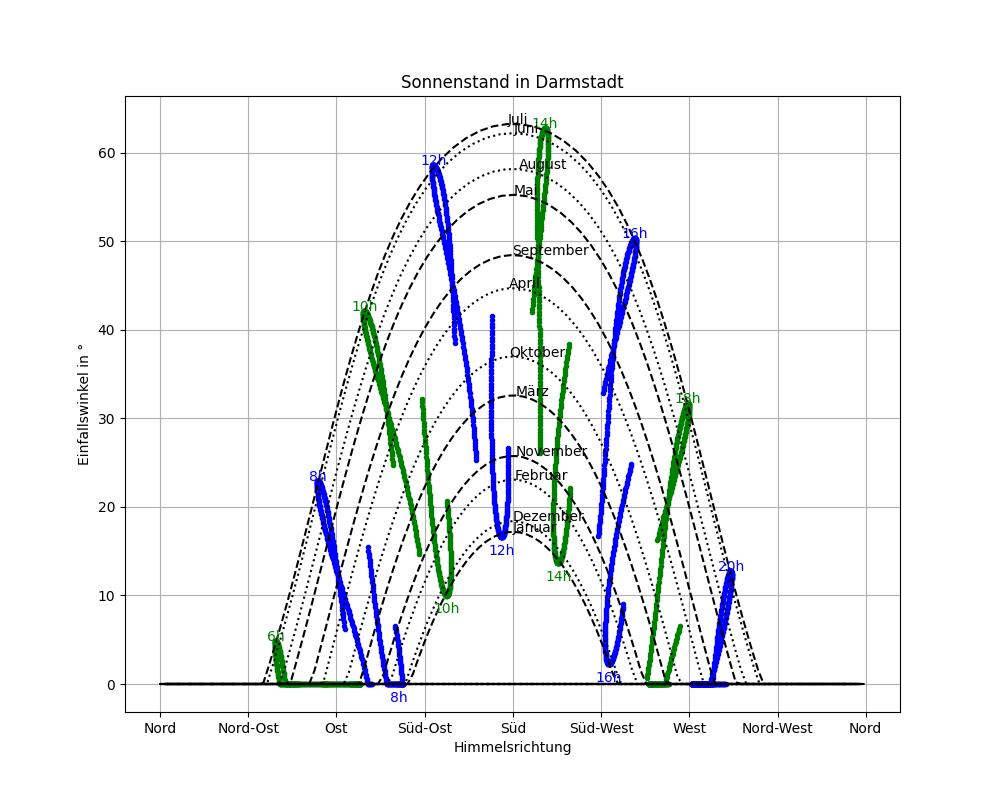

Reproduce this figure in Python.
# calculate and plot azimuth and elevationa angle of sun for specific location
# plot sun analemmas and monthly traces

import matplotlib.pyplot as plt
import DateTime
import numpy as np
import pandas as pd

# define Darmstadt as location
latitude = 49.827304
longitude = 8.645111

startday = DateTime.DateTime(2023, 1, 1, 0, 0, 0)


def calc_azimuth_and_elevation_of_sun(t, latitude, longitude):
    """ function to calculate the azimuth and elevation of the sun depending of the Date anf location"""
    # based on the solar energy book of Klaus Jäger et al.
    refday = DateTime.DateTime(2000, 1, 1, 13, 0, 0)  # not noon but 13h due to different time zone
    Tag_Zeitumstellung = DateTime.DateTime(2023, 3, 26, 0, 0, 0)
    Tag_Zeitumstellung2 = DateTime.DateTime(2023, 10, 29, 0, 0, 0)

    # comment in/out to consider time shift in germany
    if t > Tag_Zeitumstellung and t < Tag_Zeitumstellung2:
        t = t - 1 / 24

    D = t - refday  # julian date

    # mean longitude of the sun accrodung to 16.3 on p228
    q = 280.459 + 0.98564736 * D
    q = q - int(q / 360) * 360  # normalize to [0,360°]

    # mean anomaly of the sun accordung to 16.4 on p228
    g = 357.529 + 0.98560028 * D
    g = g - int(g / 360) * 360  # normalize to [0,360°]

    # ecliptic longitude of the sun according to 16.5 on p 228
    lamda_s = q + 1.915 * np.sin(g / 180 * np.pi) + 0.02 * np.sin(2 * g / 180 * np.pi)

    # axial tilt e of the Earth frim 16.8
    epsilon = 23.429 - 0.00000036 * D

    # Greenweich meridian standard time
    GMST = 18.697374558 + 24.06570982441908 * D + 0.000026 * (D / 36525) ** 2
    GMST = GMST - int(GMST / 24) * 24  # normalize to [0,24]

    theta_L = GMST * 15 + longitude
    theta_L = theta_L - int(theta_L / 360) * 360  # normalize to [0,360°]

    v_S = - np.sin(theta_L / 180 * np.pi) * np.cos(lamda_s / 180 * np.pi) + np.cos(theta_L / 180 * np.pi) * \
          np.cos(epsilon / 180 * np.pi) * np.sin(lamda_s / 180 * np.pi)
    Epsilon_S = - np.sin(latitude / 180 * np.pi) * np.cos(theta_L / 180 * np.pi) * np.cos(lamda_s / 180 * \
                                                                                          np.pi) - (
                            np.sin(latitude / 180 * np.pi) * np.sin(theta_L / 180 * np.pi) * np.cos(epsilon / 180 * \
                                                                                                    np.pi) - np.cos(
                        latitude / 180 * np.pi) * np.sin(epsilon / 180 * np.pi)) * np.sin(lamda_s / 180 * \
                                                                                          np.pi)
    Zeta_S = np.cos(latitude / 180 * np.pi) * np.cos(theta_L / 180 * np.pi) * \
             np.cos(lamda_s / 180 * np.pi) + (np.cos(latitude / 180 * np.pi) * np.sin(theta_L / 180 * np.pi) * \
                                              np.cos(epsilon / 180 * np.pi) + np.sin(latitude / 180 * np.pi) * np.sin(
                epsilon / 180 * np.pi)) * \
             np.sin(lamda_s / 180 * np.pi)

    tan_AS = v_S / Epsilon_S
    sin_aS = Zeta_S

    # based on the solar energy book of Klaus Jäger et al.
    if Epsilon_S > 0 and v_S > 0:
        azimuth_sun = np.arctan(tan_AS) / np.pi * 180
    elif Epsilon_S > 0 and v_S < 0:
        azimuth_sun = np.arctan(tan_AS) / np.pi * 180 + 360
    else:
        azimuth_sun = np.arctan(tan_AS) / np.pi * 180 + 180
    elevation_sun = max(np.arcsin(sin_aS) / np.pi * 180, 0)

    return azimuth_sun, elevation_sun

# === plot sunpath at location
plt.figure(figsize=(10, 8))
plot_colors = "bg" * 12  # "bgrcmy" * 6
color_ind = -1

# === sun Analemmas for each hour over the year ============
for ii in range(24):
    if ii % 2 == 1:
        continue  # plot only for every other hour
    color_ind += 1
    t = np.arange(startday + ii / 24, startday + 365 + ii / 24, 1)
    results = map(calc_azimuth_and_elevation_of_sun, t, [latitude] * len(t), [longitude] * len(t))
    azimuth_sun, elevation_sun = zip(*results)
    if max(elevation_sun) <= 0:
        continue
    plt.plot(azimuth_sun, elevation_sun, '.', color=plot_colors[color_ind])
    plt.text(azimuth_sun[elevation_sun.index(max(elevation_sun))], max(elevation_sun), \
             str(ii) + "h", color=plot_colors[color_ind], ha="center")
    if ii > 7 and ii < 17:
        plt.text(azimuth_sun[elevation_sun.index(min(elevation_sun))], min(elevation_sun) - 2, \
                 str(ii) + "h", color=plot_colors[color_ind], ha="center")

# === suntraces for each month ===========================
dates = pd.date_range(start="2023-01-01", periods=12, freq='MS')
months = ["Januar", "Februar", "März", "April", "Mai", "Juni", "Juli", "August", "September", "Oktober", \
          "November", "Dezember"]
for date in dates:
    futureday = DateTime.DateTime(date)
    t = np.arange(futureday, futureday + 1, 0.01)
    results = map(calc_azimuth_and_elevation_of_sun, t, [latitude] * len(t), [longitude] * len(t))
    azimuth_sun, elevation_sun = zip(*results)
    if max(elevation_sun) <= 0:
        continue
    if date.month % 2 == 0:
        plt.plot(azimuth_sun, elevation_sun, ':', color="k")
    else:
        plt.plot(azimuth_sun, elevation_sun, '--', color="k")
    plt.text(azimuth_sun[elevation_sun.index(max(elevation_sun))], max(elevation_sun), months[date.month - 1])

plt.title("Sonnenstand in Darmstadt")
plt.xlabel("Himmelsrichtung")
plt.xticks([0, 45, 90, 135, 180, 225, 270, 315, 360], ["Nord", "Nord-Ost", "Ost", "Süd-Ost", "Süd", \
                                                       "Süd-West", "West", "Nord-West", "Nord"])
plt.ylabel("Einfallswinkel in °")
plt.grid()
plt.show()
